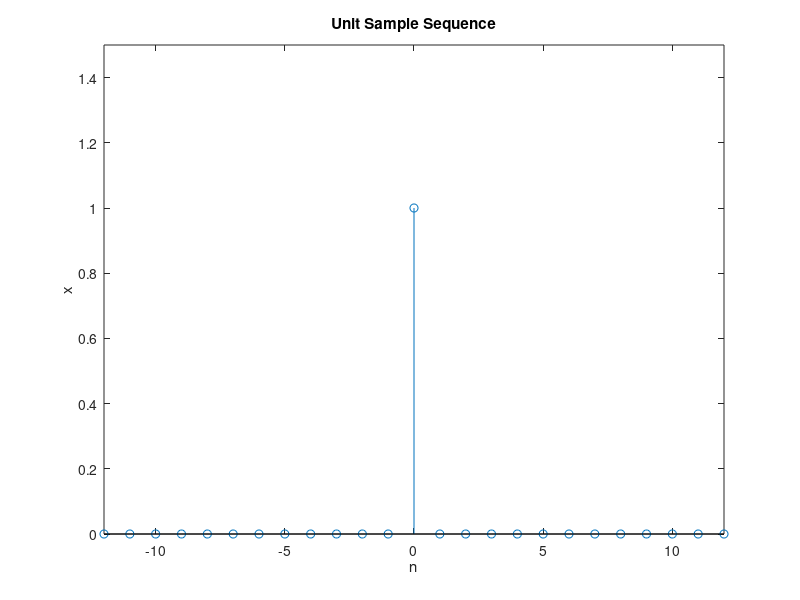

The MATLAB source for this figure:
% © Akif Islam | 2022
% Experiment 1 from DSP LAB MANUAL
% Objective : Generate Signal for Unit Sample, Unit Step, Exponential, Ramp Sequences, Sinudoidal, Random and Periodic Signal

% ---------------------------------------
% Exp: 1.1 - Generate Unit Sample Sequence
% ---------------------------------------
clf
clc

N = 100; % Total Number of Points (N+N+1)
y_axis = [zeros(1,N),1,zeros(1,N)]; % x = ...0,0,0,1,0,0,0...
x_axis = -N:1:N; % -10,-9,-8,...-1,0,1,2,3,...10


stem(x_axis,y_axis);
% stem(x_axis,y_axis,'filled','diamondr');


% Beautification
xlabel('n'); 
ylabel('x');
axis([-12,12,0,1.5]); %Which points will be shown in x and y axis?
title('Unit Sample Sequence')
